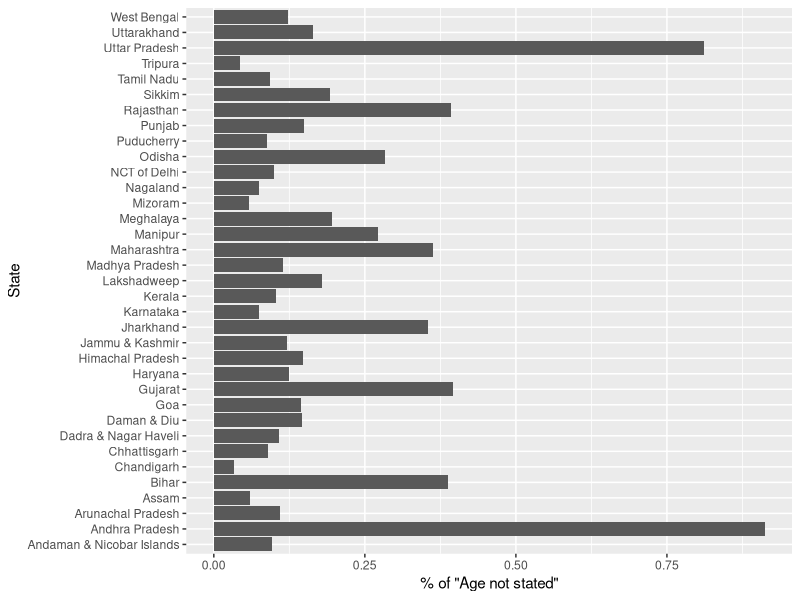
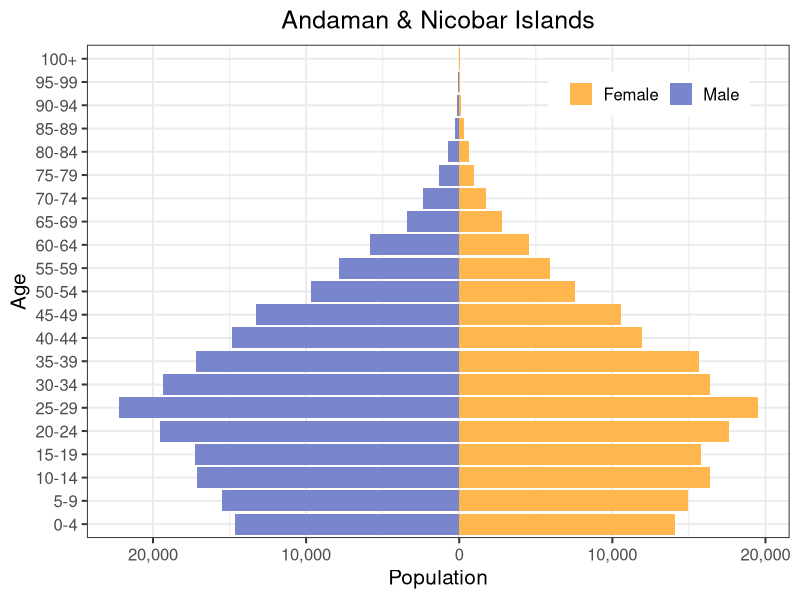
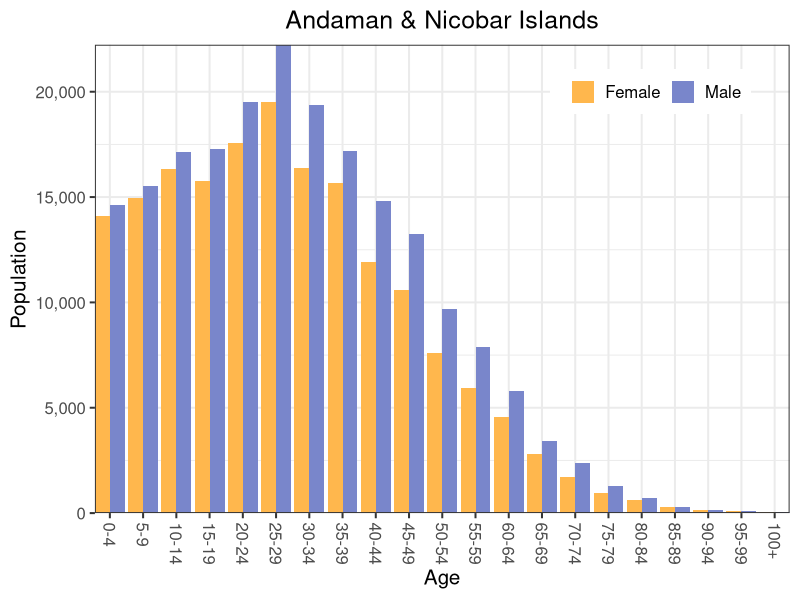
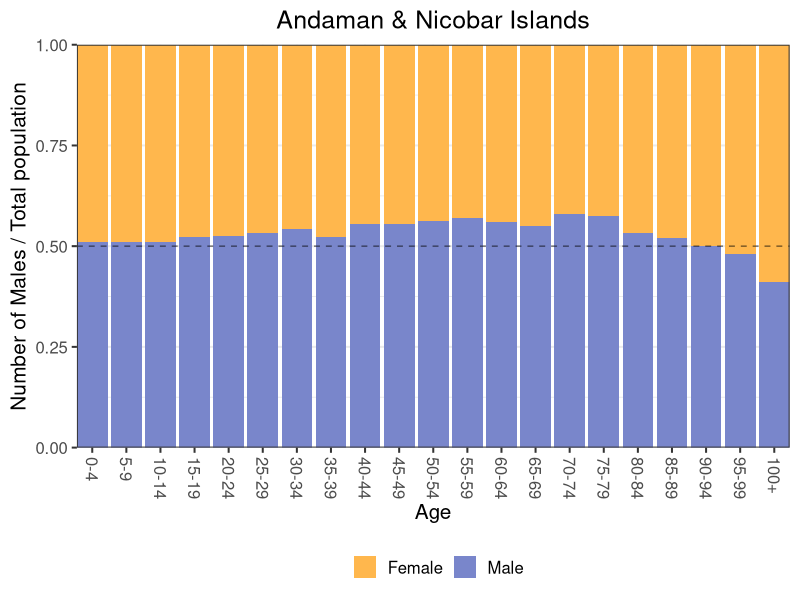
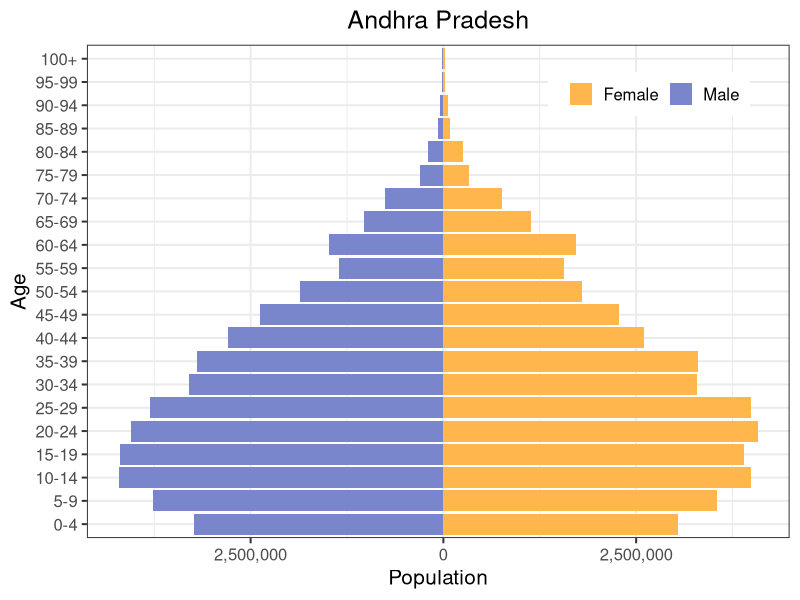
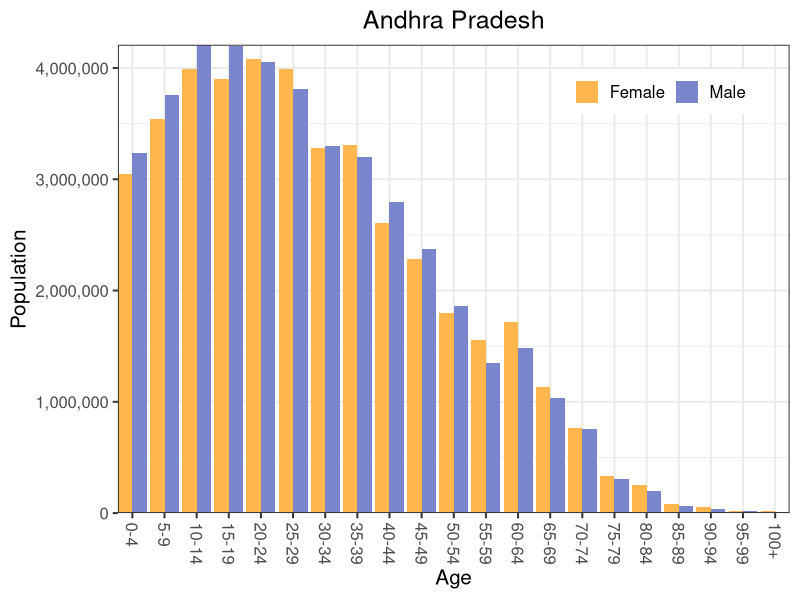
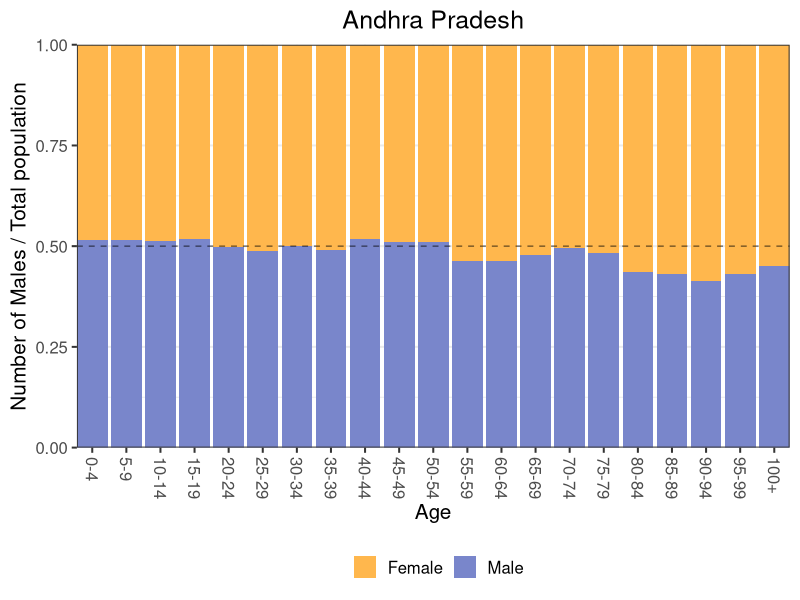
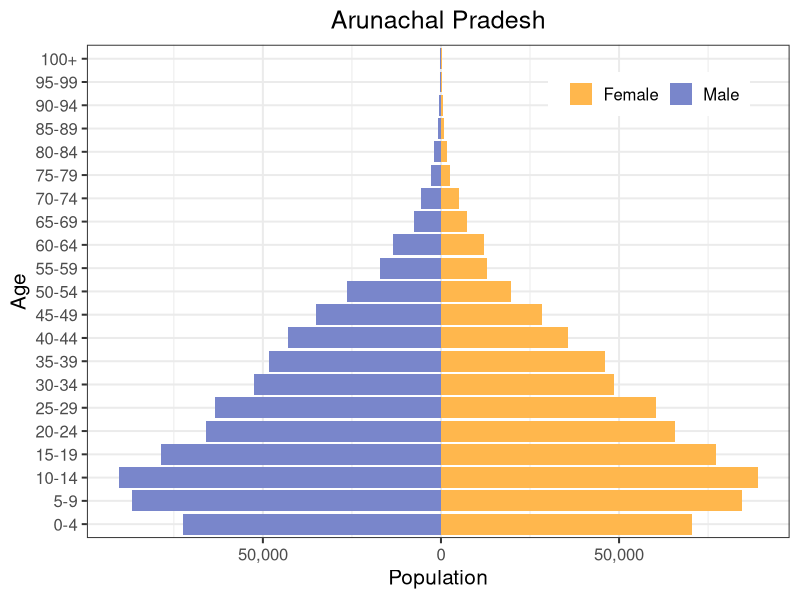

R code for these plots, in order: (Note: this script raises an error after producing the figures.)
library(ggplot2)
library(magrittr)
library(dplyr)
library(stringr)
library(tidyr)
library(svglite)
library(scales)

base_data <- readr::read_csv('all_states_data.csv')

# Q: does every state have the same number of rows?
base_data %>% 
  group_by(state) %>% 
  summarise(n = n()) %>% 
  ungroup %>% 
  select(n) %>% 
  distinct
# A: yes

# Q: is the age column values identical for all states
base_data %>% 
  select(state, age) %>% 
  arrange(state, age) %>% 
  nest(-state) %>% 
  extract2('data') %>% 
  unique
# A: yes

# Q: check if the % of 'Age not stated' is high in any state
base_data %>% 
  select(state, age, total_persons) %>% 
  filter(age %in% c('Age not stated', 'All ages')) %>% 
  spread(key = 'age', value = 'total_persons') %>% 
  mutate(perc = `Age not stated` * 100 / `All ages`) -> 
  age_not_stated

ggplot(age_not_stated) +
  geom_bar(aes(x = state, y = perc), stat = 'identity') +
  coord_flip() +
  xlab('State') +
  ylab('% of "Age not stated"')
# A: It is within 1% for all states. Should be ok.
# suprising to see Andhra pradesh to be one of the top states with age not stated :O

base_data %>% 
  filter(!(age %in% c('Age not stated', 'All ages'))) %>% 
  mutate(age = ifelse(age %in% '100+', 101, age)) %>% 
  mutate(age = age %>% as.numeric) %>% 
  mutate(age = cut(age,
                   breaks = seq(from = 0, to = 105, by = 5),
                   include.lowest = TRUE,
                   right = FALSE)) %>% 
  select(state, age, total_males, total_persons) %>% 
  group_by(state, age) %>% 
  summarise(total_males = sum(total_males),
            total_persons = sum(total_persons)) %>% 
  ungroup %>% 
  mutate(total_females = total_persons - total_males) -> 
  summarised_data

age_levels <- summarised_data$age %>% levels
age_labels <- summarised_data$age %>%
  levels %>% 
  str_replace_all(fixed('['), '') %>% 
  str_replace_all(fixed(')'), '') %>% 
  str_replace_all(fixed(']'), '') %>% 
  str_split_fixed(',', 2) %>% 
  as_data_frame %>% 
  mutate(V1 = as.numeric(V1),
         V2 = as.numeric(V2) - 1) %>% 
  mutate(ans = paste0(V1, '-' , V2)) %>% 
  extract2('ans')
age_labels[21] <- '100+'
summarised_data$age <- factor(as.character(summarised_data$age), age_levels, age_labels, ordered = TRUE)

# plotting one state at a time
for (one_state in sort(unique(summarised_data$state))) {
  message(one_state)
  
  state_name <- one_state %>% 
    tolower %>% 
    gsub(x = .,
         pattern = "\\b([[:alpha:]])([[:alpha:]]+)",
         replacement = "\\U\\1\\L\\2",
         perl = TRUE)
  
  one_state_data_long <- summarised_data %>% 
    filter(state %in% one_state) %>% 
    select(-state, -total_persons) %>% 
    gather(key = 'key', value = 'value', -age)
  
  gg1 <- one_state_data_long %>% 
    mutate(value = ifelse(key %in% 'total_males', -value, value)) %>% 
    ggplot() +
    geom_bar(aes(x = age, y = value, fill = key),  stat = 'identity') +
    scale_fill_manual(values = c(total_males = '#7986CB', total_females = '#FFB74D'),
                      labels = c(total_males = 'Male',    total_females = 'Female'),
                      name = '') +
    coord_flip() +
    scale_y_continuous(labels = . %>% abs %>% comma) +
    theme_bw(base_size = 15) +
    theme(plot.title = element_text(hjust = 0.5),
          legend.position = c(0.8, 0.9),
          legend.direction = 'horizontal') +
    ylab('Population') +
    xlab('Age') +
    ggtitle(state_name)
  
  svglite(paste0('plots/', one_state, '-1.svg'))
  plot(gg1)
  dev.off()
  
  gg2 <- ggplot(one_state_data_long) +
    geom_bar(aes(x = age, y = value, fill = key), stat = 'identity', position = 'dodge') +
    scale_y_continuous(label = scales::comma) +
    scale_fill_manual(values = c(total_males = '#7986CB', total_females = '#FFB74D'),
                      labels = c(total_males = 'Male',    total_females = 'Female'),
                      name = '') +
    coord_cartesian(expand = FALSE) +
    theme_bw(base_size = 15) +
    theme(axis.text.x = element_text(angle = -90, vjust = 0.5, hjust = 0),
          plot.title = element_text(hjust = 0.5),
          legend.position = c(0.8, 0.9),
          legend.direction = 'horizontal') +
    ylab('Population') +
    xlab('Age') +
    ggtitle(state_name)
  
  
  svglite(paste0('plots/', one_state, '-2.svg'))
  plot(gg2)
  dev.off()
  
  one_state_data_long %>% 
    group_by(age) %>% 
    mutate(percent = value / sum(value)) %>% 
    ungroup ->
    one_state_data_long
  
  gg3 <- ggplot(one_state_data_long) +
    geom_bar(aes(x = age, y = percent, fill = key), stat = 'identity') +
    geom_hline(yintercept = 0.5, alpha = 0.5, linetype = 2) +
    scale_fill_manual(values = c(total_males = '#7986CB', total_females = '#FFB74D'),
                      labels = c(total_males = 'Male',    total_females = 'Female'),
                      name = '') +
    coord_cartesian(ylim = c(0, 1), expand = FALSE) +
    theme_bw(base_size = 15) +
    theme(axis.text.x = element_text(angle = -90, vjust = 0.5, hjust = 0),
          plot.title = element_text(hjust = 0.5),
          legend.position = 'bottom',
          legend.direction = 'horizontal') +
    ylab('Number of Males / Total population') +
    xlab('Age') +
    ggtitle(state_name)
  
  svglite(paste0('plots/', one_state, '-3.svg'))
  plot(gg3)
  dev.off()
}
